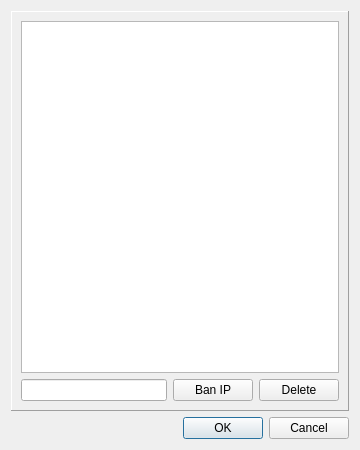
<?xml version="1.0" encoding="UTF-8"?>
<ui version="4.0">
 <class>ShadowBanListOptionsDialog</class>
 <widget class="QDialog" name="ShadowBanListOptionsDialog">
  <property name="geometry">
   <rect>
    <x>0</x>
    <y>0</y>
    <width>360</width>
    <height>450</height>
   </rect>
  </property>
  <property name="windowTitle">
   <string>List of shadow banned IP addresses</string>
  </property>
  <layout class="QVBoxLayout" name="verticalLayout">
   <item>
    <widget class="QFrame" name="bannedIPBox">
     <property name="enabled">
      <bool>true</bool>
     </property>
     <property name="sizePolicy">
      <sizepolicy hsizetype="Expanding" vsizetype="Expanding">
       <horstretch>0</horstretch>
       <verstretch>0</verstretch>
      </sizepolicy>
     </property>
     <property name="autoFillBackground">
      <bool>true</bool>
     </property>
     <property name="frameShape">
      <enum>QFrame::Panel</enum>
     </property>
     <property name="frameShadow">
      <enum>QFrame::Raised</enum>
     </property>
     <property name="lineWidth">
      <number>1</number>
     </property>
     <property name="midLineWidth">
      <number>0</number>
     </property>
     <layout class="QVBoxLayout" name="verticalLayout_21">
      <item>
       <widget class="QTreeView" name="bannedIPList">
        <property name="sizePolicy">
         <sizepolicy hsizetype="Expanding" vsizetype="Expanding">
          <horstretch>0</horstretch>
          <verstretch>0</verstretch>
         </sizepolicy>
        </property>
        <property name="selectionMode">
         <enum>QAbstractItemView::ExtendedSelection</enum>
        </property>
        <property name="rootIsDecorated">
         <bool>false</bool>
        </property>
        <property name="uniformRowHeights">
         <bool>true</bool>
        </property>
        <property name="itemsExpandable">
         <bool>false</bool>
        </property>
        <property name="sortingEnabled">
         <bool>true</bool>
        </property>
        <attribute name="headerVisible">
         <bool>false</bool>
        </attribute>
       </widget>
      </item>
      <item>
       <layout class="QHBoxLayout" name="horizontalLayout_18">
        <item>
         <widget class="QLineEdit" name="txtIP"/>
        </item>
        <item>
         <widget class="QPushButton" name="buttonBanIP">
          <property name="text">
           <string>Ban IP</string>
          </property>
         </widget>
        </item>
        <item>
         <widget class="QPushButton" name="buttonDeleteIP">
          <property name="text">
           <string>Delete</string>
          </property>
         </widget>
        </item>
       </layout>
      </item>
     </layout>
    </widget>
   </item>
   <item>
    <widget class="QDialogButtonBox" name="buttonBox">
     <property name="standardButtons">
      <set>QDialogButtonBox::Cancel|QDialogButtonBox::Ok</set>
     </property>
    </widget>
   </item>
  </layout>
 </widget>
 <tabstops>
  <tabstop>bannedIPList</tabstop>
  <tabstop>txtIP</tabstop>
  <tabstop>buttonBanIP</tabstop>
  <tabstop>buttonDeleteIP</tabstop>
 </tabstops>
 <resources/>
 <connections/>
</ui>
